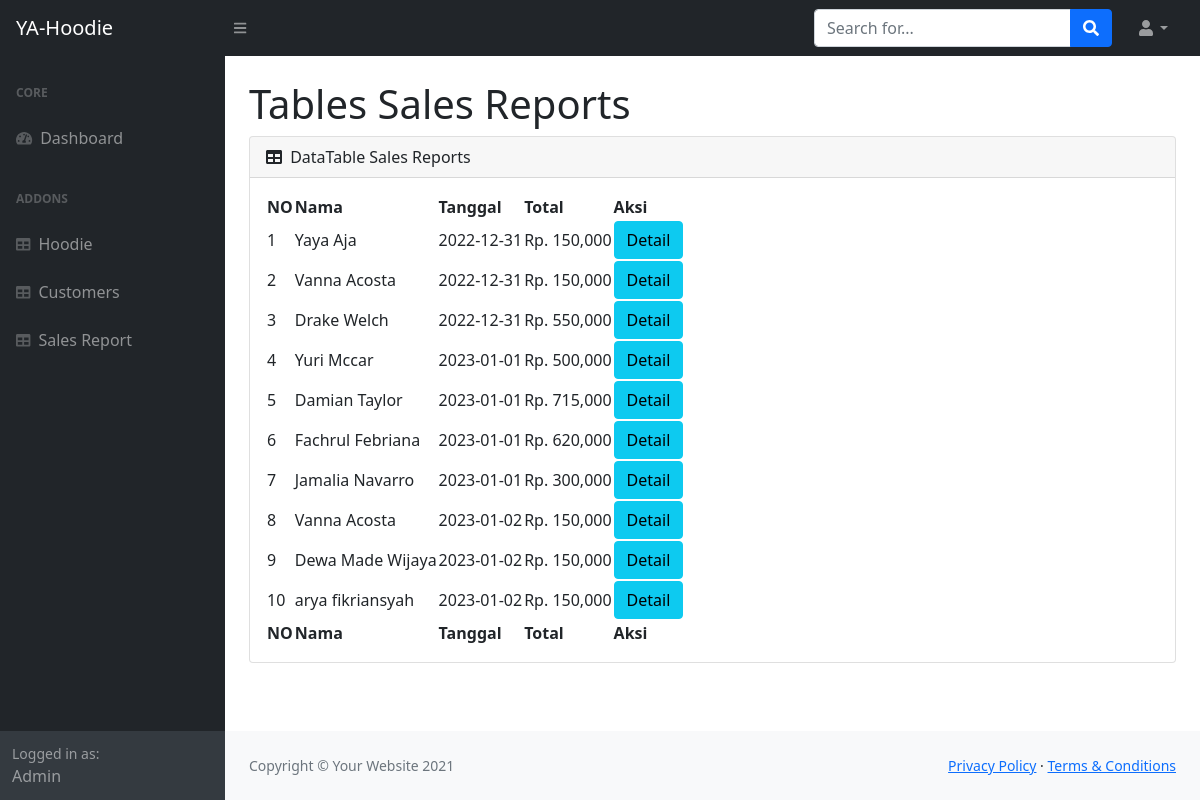
Before: /yahoodie/dataPembelian.php with the older database file.
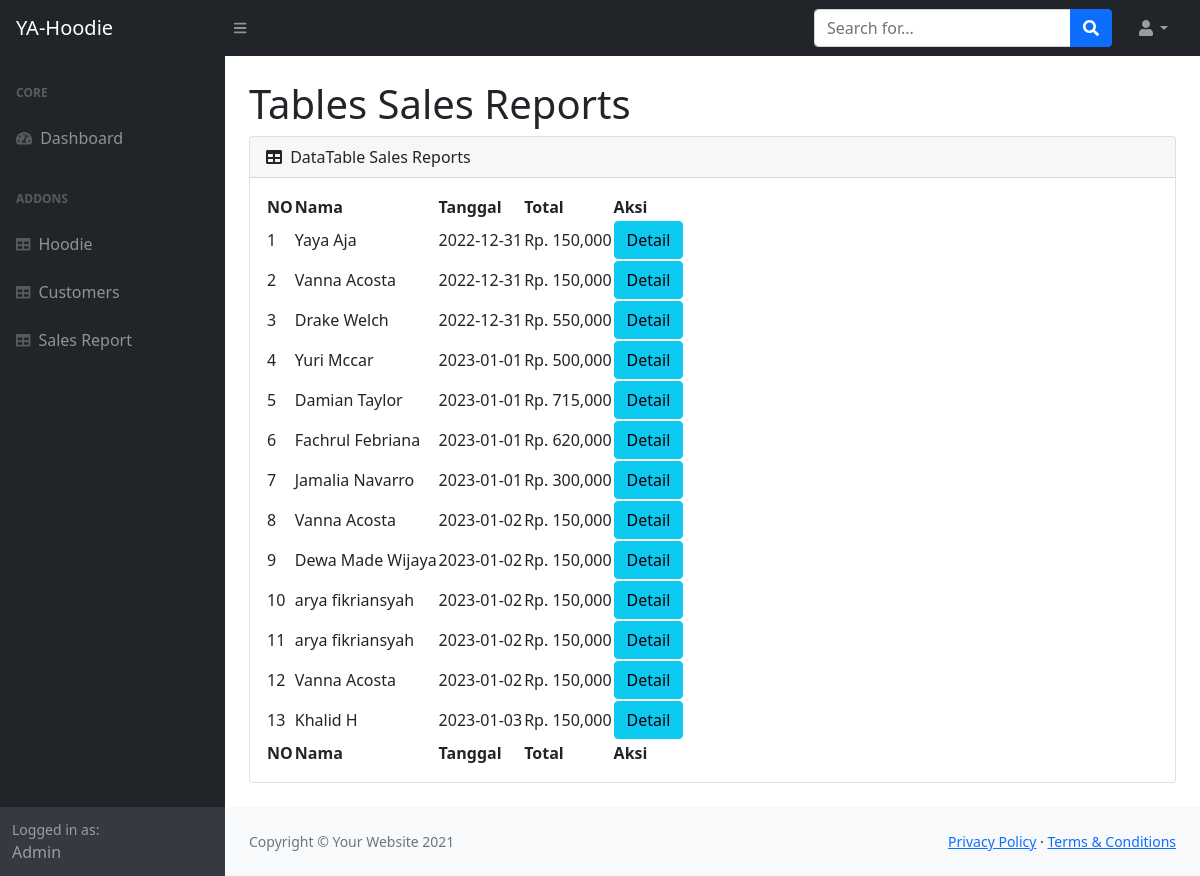
After: the same page with the newer database file.
### tables this page shows
CREATE TABLE `pembelian` (
  `id_pembelian` int NOT NULL,
  `idUser` int NOT NULL,
  `tanggal_pembelian` date NOT NULL,
  `total_pembelian` int NOT NULL,
  `alamat` varchar(255) NOT NULL
);

CREATE TABLE `users` (
  `idUser` int NOT NULL,
  `fullname` varchar(255) NOT NULL,
  `username` varchar(255) NOT NULL,
  `password` varchar(255) NOT NULL
);

### yahoodie/dataPembelian.php (the view, shortened to what this page needs)
<!DOCTYPE html>
<html lang="en">
    <head>
        <link href="https://cdn.jsdelivr.net/npm/simple-datatables@latest/dist/style.css" rel="stylesheet" />
        <link href="css/styles-sb-admin.css" rel="stylesheet" />
    </head>
    <body>
        <nav class="sb-topnav navbar navbar-expand navbar-dark bg-dark">
            <a class="navbar-brand ps-3" href="dashboardAd">YA-Hoodie</a>
            <button class="btn btn-link btn-sm order-1 order-lg-0 me-4 me-lg-0" id="sidebarToggle" href="#!"><i class="fas fa-bars"></i></button>
            <form class="d-none d-md-inline-block form-inline ms-auto me-0 me-md-3 my-2 my-md-0">
                <div class="input-group">
                    <input class="form-control" type="text" placeholder="Search for..." aria-label="Search for..." aria-describedby="btnNavbarSearch" />
                    <button class="btn btn-primary" id="btnNavbarSearch" type="button"><i class="fas fa-search"></i></button>
                </div>
            </form>
            <ul class="navbar-nav ms-auto ms-md-0 me-3 me-lg-4">
                <li class="nav-item dropdown">
                    <a class="nav-link dropdown-toggle" id="navbarDropdown" href="#" role="button" data-bs-toggle="dropdown" aria-expanded="false"><i class="fas fa-user fa-fw"></i></a>
                </li>
            </ul>
        </nav>
    <div id="layoutSidenav">
            <div id="layoutSidenav_nav">
                <nav class="sb-sidenav accordion sb-sidenav-dark" id="sidenavAccordion">
                    <div class="sb-sidenav-menu">
                        <div class="nav">
                            <div class="sb-sidenav-menu-heading">Core</div>
                            <a class="nav-link" href="dashboardAd.php">
                                <div class="sb-nav-link-icon"><i class="fas fa-tachometer-alt"></i></div>
                                Dashboard
                            </a>
                            <div class="sb-sidenav-menu-heading">Addons</div>
                            <a class="nav-link" href="dataHoodie.php">
                                <div class="sb-nav-link-icon"><i class="fas fa-table"></i></div>
                                Hoodie
                            </a>
                            <a class="nav-link" href="dataPelanggan.php">
                                <div class="sb-nav-link-icon"><i class="fas fa-table"></i></div>
                                Customers
                            </a>
                            <a class="nav-link" href="dataPembelian.php">
                                <div class="sb-nav-link-icon"><i class="fas fa-table"></i></div>
                                Sales Report
                            </a>
                        </div>
                    </div>
                    <div class="sb-sidenav-footer">
                        <div class="small">Logged in as:</div>
                        Admin
                    </div>
                </nav>
            </div>
            <div id="layoutSidenav_content">
                <main>
                    <div class="container-fluid px-4">
                    <h1 class="mt-4">Tables Sales Reports</h1>
                        <div class="card mb-4">
                            <div class="card-header">
                                <i class="fas fa-table me-1"></i>
                                DataTable Sales Reports
                            </div>
                                <div class="card-body">
                                    <table id="datatablesSimple">
                                        <thead>
                                            <tr>
                                                <th>NO</th>
                                                <th>Nama</th>
                                                <th>Tanggal</th>
                                                <th>Total</th>
                                                <th>Aksi</th>
                                            </tr>
                                        </thead>
                                        <tfoot>
                                            <tr>
                                                <th>NO</th>
                                                <th>Nama</th>
                                                <th>Tanggal</th>
                                                <th>Total</th>
                                                <th>Aksi</th>
                                            </tr>
                                        </tfoot>
                                        <tbody>
                                            <?php
                                                $nomor = 1;
                                                include 'db.php';
                                                $hasil = mysqli_query($mysqli, "SELECT * FROM pembelian JOIN users ON pembelian.idUser=users.idUser");
                                                while ($pecah = $hasil->fetch_assoc()) {
                                            ?>
                                            <tr>
                                                <td><?php echo $nomor; ?></td>
                                                <td><?php echo $pecah['fullname']; ?></td>
                                                <td><?php echo $pecah['tanggal_pembelian']; ?></td>
                                                <td>Rp. <?php echo number_format($pecah['total_pembelian']);?></td>
                                                <td>
                                                    <a class="btn btn-info" href="detailadmin.php?halaman=detail&id=<?php echo $pecah['id_pembelian'];?>">Detail</a>
                                                </td>
                                            </tr>
                                            <?php $nomor++;?>
                                            <?php } ?>
                                        </tbody>
                                    </table>
                                </div>
                        </div>
                </main>
                <footer class="py-4 bg-light mt-auto">
                    <div class="container-fluid px-4">
                        <div class="d-flex align-items-center justify-content-between small">
                            <div class="text-muted">Copyright &copy; Your Website 2021</div>
                            <div>
                                <a href="#">Privacy Policy</a>
                                &middot;
                                <a href="#">Terms &amp; Conditions</a>
                            </div>
                        </div>
                    </div>
                </footer>
            </div>
        </div>
    </body>
</html>

Changed rows visible on the page:
added pembelian: idUser.fullname "arya fikriansyah", tanggal_pembelian "2023-01-02", total_pembelian "150,000"
added pembelian: idUser.fullname "Vanna Acosta", tanggal_pembelian "2023-01-02", total_pembelian "150,000"
added pembelian: idUser.fullname "Khalid H", tanggal_pembelian "2023-01-03", total_pembelian "150,000"
